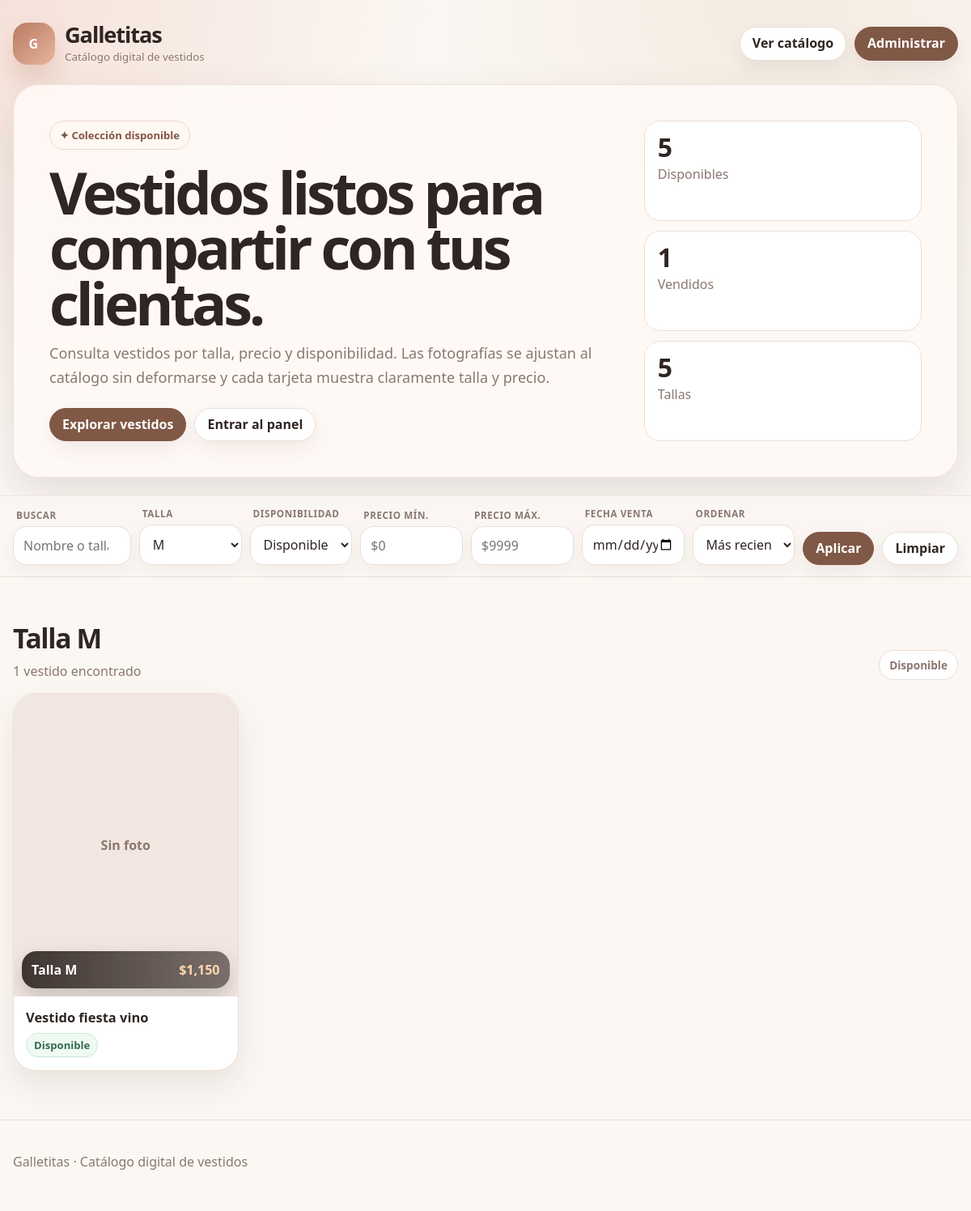
The app's page /index.php?size=M with its own data.
### tables this page shows
CREATE TABLE IF NOT EXISTS dresses (
  id INT UNSIGNED NOT NULL AUTO_INCREMENT,
  name VARCHAR(180) NOT NULL,
  size VARCHAR(30) NOT NULL,
  price DECIMAL(10,2) NOT NULL DEFAULT 0.00,
  status ENUM('available','sold') NOT NULL DEFAULT 'available',
  sold_date DATE NULL,
  image VARCHAR(255) NULL,
  image_fit ENUM('cover','contain') NOT NULL DEFAULT 'cover',
  created_at DATETIME NOT NULL DEFAULT CURRENT_TIMESTAMP,
  updated_at DATETIME NOT NULL DEFAULT CURRENT_TIMESTAMP ON UPDATE CURRENT_TIMESTAMP,
  PRIMARY KEY (id),
  INDEX idx_size (size),
  INDEX idx_status (status),
  INDEX idx_price (price),
  INDEX idx_sold_date (sold_date)
);

### includes/auth.php (called while the page is built, shortened)
<?php
function is_logged_in(): bool
{
    return !empty($_SESSION['admin_logged_in']);
}

### includes/functions.php (called while the page is built, shortened)
<?php
function e(?string $value): string
{
    return htmlspecialchars((string) $value, ENT_QUOTES, 'UTF-8');
}
function money_mx(float|int|string $amount): string
{
    return '$' . number_format((float) $amount, 0, '.', ',');
}
function selected(string $current, string $value): string
{
    return $current === $value ? 'selected' : '';
}
function status_label(string $status): string
{
    return $status === 'sold' ? 'Vendido' : 'Disponible';
}
function get_sizes(PDO $pdo): array
{
    $base = ['XS', 'S', 'M', 'L', 'XL', 'XXL', 'Única'];
    $stmt = $pdo->query("SELECT DISTINCT size FROM dresses WHERE size IS NOT NULL AND size <> '' ORDER BY FIELD(size,'XS','S','M','L','XL','XXL','Única'), size ASC");
    $custom = $stmt->fetchAll(PDO::FETCH_COLUMN);
    $sizes = [];
    foreach (array_merge($base, $custom) as $size) {
        if ($size !== '' && !in_array($size, $sizes, true)) {
            $sizes[] = $size;
        }
    }
    return $sizes;
}
function build_public_query(PDO $pdo, array $filters): array
{
    $where = [];
    $params = [];
    if (($filters['status'] ?? 'available') !== 'all') {
        $where[] = 'status = :status';
        $params[':status'] = $filters['status'];
    }
    if (!empty($filters['size']) && $filters['size'] !== 'all') {
        $where[] = 'size = :size';
        $params[':size'] = $filters['size'];
    }
    $orderBy = match ($filters['sort'] ?? 'newest') {
        'price-asc' => 'price ASC, created_at DESC',
        'price-desc' => 'price DESC, created_at DESC',
        'size' => "FIELD(size,'XS','S','M','L','XL','XXL','Única'), size ASC, price ASC",
        'sold-date' => 'sold_date DESC, created_at DESC',
        default => 'created_at DESC'
    };
    $sql = 'SELECT * FROM dresses';
    if ($where) {
        $sql .= ' WHERE ' . implode(' AND ', $where);
    }
    $sql .= ' ORDER BY ' . $orderBy;
    $stmt = $pdo->prepare($sql);
    $stmt->execute($params);
    return $stmt->fetchAll();
}

### index.php (the view, shortened to what this page needs)
<?php
require_once __DIR__ . '/includes/auth.php';
require_once __DIR__ . '/includes/db.php';
require_once __DIR__ . '/includes/functions.php';
$pdo = db();
$sizes = get_sizes($pdo);
$filters = [
    'q' => trim((string)($_GET['q'] ?? '')),
    'size' => (string)($_GET['size'] ?? 'all'),
    'status' => (string)($_GET['status'] ?? 'available'),
    'min_price' => trim((string)($_GET['min_price'] ?? '')),
    'max_price' => trim((string)($_GET['max_price'] ?? '')),
    'sold_date' => trim((string)($_GET['sold_date'] ?? '')),
    'sort' => (string)($_GET['sort'] ?? 'newest'),
];
$dresses = build_public_query($pdo, $filters);
$availableCount = (int)$pdo->query("SELECT COUNT(*) FROM dresses WHERE status='available'")->fetchColumn();
$soldCount = (int)$pdo->query("SELECT COUNT(*) FROM dresses WHERE status='sold'")->fetchColumn();
$sizeCount = (int)$pdo->query("SELECT COUNT(DISTINCT size) FROM dresses")->fetchColumn();
$groups = [];
foreach ($dresses as $dress) {
    $group = ($dress['status'] === 'sold' && $filters['status'] !== 'available')
        ? 'Vendidos · Talla ' . $dress['size']
        : 'Talla ' . $dress['size'];
    $groups[$group][] = $dress;
}
include __DIR__ . '/includes/header.php';
?>
<header class="hero">
  <div class="wrap">
    <nav class="topbar">
      <a class="brand" href="<?= BASE_URL ?>/index.php" aria-label="Galletitas">
        <span class="logo">G</span>
        <span>
          <strong>Galletitas</strong>
          <small>Catálogo digital de vestidos</small>
        </span>
      </a>
      <div class="top-actions">
        <a class="btn" href="#catalogo">Ver catálogo</a>
        <?php if (is_logged_in()): ?>
          <a class="btn primary" href="<?= BASE_URL ?>/admin/index.php">Panel administrativo</a>
        <?php else: ?>
          <a class="btn primary" href="<?= BASE_URL ?>/admin/login.php">Administrar</a>
        <?php endif; ?>
      </div>
    </nav>
    <section class="hero-card">
      <div>
        <span class="eyebrow">✦ Colección disponible</span>
        <h1>Vestidos listos para compartir con tus clientas.</h1>
        <p>Consulta vestidos por talla, precio y disponibilidad. Las fotografías se ajustan al catálogo sin deformarse y cada tarjeta muestra claramente talla y precio.</p>
        <div class="hero-buttons">
          <a class="btn primary" href="#catalogo">Explorar vestidos</a>
          <a class="btn" href="<?= BASE_URL ?>/admin/login.php">Entrar al panel</a>
        </div>
      </div>
      <div class="stats">
        <div class="stat"><strong><?= $availableCount ?></strong><span>Disponibles</span></div>
        <div class="stat"><strong><?= $soldCount ?></strong><span>Vendidos</span></div>
        <div class="stat"><strong><?= $sizeCount ?></strong><span>Tallas</span></div>
      </div>
    </section>
  </div>
</header>
<section class="toolbar" id="catalogo">
  <div class="wrap">
    <form class="filters" method="get" action="<?= BASE_URL ?>/index.php" data-filters>
      <label>
        <span>Buscar</span>
        <input type="search" name="q" value="<?= e($filters['q']) ?>" placeholder="Nombre o talla...">
      </label>
      <label>
        <span>Talla</span>
        <select name="size">
          <?php foreach ($sizes as $size): ?>
            <option value="<?= e($size) ?>" <?= selected($filters['size'], $size) ?>><?= e($size) ?></option>
          <?php endforeach; ?>
        </select>
      </label>
      <label>
        <span>Disponibilidad</span>
        <select name="status">
          <option value="available" <?= selected($filters['status'], 'available') ?>>Disponibles</option>
        </select>
      </label>
      <label>
        <span>Precio mín.</span>
        <input type="number" name="min_price" min="0" value="<?= e($filters['min_price']) ?>" placeholder="$0">
      </label>
      <label>
        <span>Precio máx.</span>
        <input type="number" name="max_price" min="0" value="<?= e($filters['max_price']) ?>" placeholder="$9999">
      </label>
      <label>
        <span>Fecha venta</span>
        <input type="date" name="sold_date" value="<?= e($filters['sold_date']) ?>">
      </label>
      <label>
        <span>Ordenar</span>
        <select name="sort">
          <option value="newest" <?= selected($filters['sort'], 'newest') ?>>Más recientes</option>
        </select>
      </label>
      <button class="btn primary" type="submit">Aplicar</button>
      <a class="btn" href="<?= BASE_URL ?>/index.php#catalogo">Limpiar</a>
    </form>
  </div>
</section>
<main class="wrap catalog">
  <?php foreach ($groups as $title => $items): ?>
    <section class="size-section">
      <div class="section-head">
        <div>
          <h2><?= e($title) ?></h2>
          <p><?= count($items) ?> vestido<?= count($items) === 1 ? '' : 's' ?> encontrado<?= count($items) === 1 ? '' : 's' ?></p>
        </div>
        <span class="pill"><?= str_contains($title, 'Vendidos') ? 'Historial' : 'Disponible' ?></span>
      </div>
      <div class="grid">
        <?php foreach ($items as $dress): ?>
          <article class="dress-card <?= $dress['status'] === 'sold' ? 'is-sold' : '' ?>">
            <div class="photo <?= $dress['image_fit'] === 'contain' ? 'contain' : '' ?>">
              <?php if (!empty($dress['image'])): ?>
                <img src="<?= UPLOAD_URL . '/' . e($dress['image']) ?>" alt="<?= e($dress['name']) ?>" loading="lazy">
              <?php else: ?>
                <div class="no-photo">Sin foto</div>
              <?php endif; ?>
              <div class="card-bar">
                <strong>Talla <?= e($dress['size']) ?></strong>
                <strong><?= money_mx($dress['price']) ?></strong>
              </div>
            </div>
            <div class="dress-info">
              <h3><?= e($dress['name']) ?></h3>
              <div class="meta">
                <span class="badge <?= $dress['status'] === 'sold' ? 'sold' : 'available' ?>"><?= status_label($dress['status']) ?></span>
              </div>
            </div>
          </article>
        <?php endforeach; ?>
      </div>
    </section>
  <?php endforeach; ?>
</main>
<?php include __DIR__ . '/includes/footer.php'; ?>

### records on screen
dresses: size "M", shows "Sin foto", price "$1,150", name "Vestido fiesta vino", status "Disponible"

### other values on screen
$availableCount "5"
$soldCount "1"
$sizeCount "5"
$title "Talla M"
count($items) "1"
